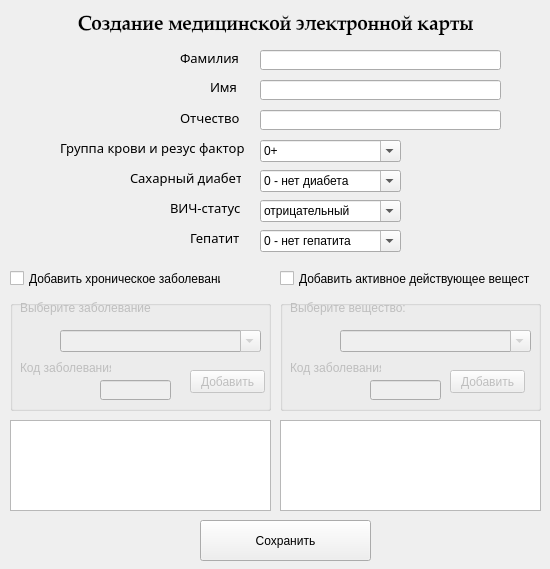
<?xml version="1.0" encoding="UTF-8"?>
<ui version="4.0">
 <class>write_data</class>
 <widget class="QDialog" name="write_data">
  <property name="geometry">
   <rect>
    <x>0</x>
    <y>0</y>
    <width>550</width>
    <height>569</height>
   </rect>
  </property>
  <property name="windowTitle">
   <string>Dialog</string>
  </property>
  <widget class="QLabel" name="title_label">
   <property name="geometry">
    <rect>
     <x>0</x>
     <y>0</y>
     <width>551</width>
     <height>51</height>
    </rect>
   </property>
   <property name="font">
    <font>
     <family>Palatino Linotype</family>
     <pointsize>15</pointsize>
     <weight>75</weight>
     <bold>true</bold>
    </font>
   </property>
   <property name="text">
    <string>Создание медицинской электронной карты</string>
   </property>
   <property name="alignment">
    <set>Qt::AlignCenter</set>
   </property>
  </widget>
  <widget class="QLabel" name="AB0_Rh_label">
   <property name="geometry">
    <rect>
     <x>60</x>
     <y>140</y>
     <width>191</width>
     <height>16</height>
    </rect>
   </property>
   <property name="font">
    <font>
     <family>MV Boli</family>
     <pointsize>10</pointsize>
    </font>
   </property>
   <property name="text">
    <string>Группа крови и резус фактор</string>
   </property>
  </widget>
  <widget class="QLabel" name="SD_label">
   <property name="geometry">
    <rect>
     <x>130</x>
     <y>170</y>
     <width>111</width>
     <height>16</height>
    </rect>
   </property>
   <property name="font">
    <font>
     <family>MV Boli</family>
     <pointsize>10</pointsize>
    </font>
   </property>
   <property name="text">
    <string>Сахарный диабет</string>
   </property>
  </widget>
  <widget class="QLabel" name="AID_label">
   <property name="geometry">
    <rect>
     <x>170</x>
     <y>200</y>
     <width>81</width>
     <height>16</height>
    </rect>
   </property>
   <property name="font">
    <font>
     <family>MV Boli</family>
     <pointsize>10</pointsize>
    </font>
   </property>
   <property name="text">
    <string>ВИЧ-статус</string>
   </property>
  </widget>
  <widget class="QLabel" name="H_label">
   <property name="geometry">
    <rect>
     <x>190</x>
     <y>230</y>
     <width>61</width>
     <height>16</height>
    </rect>
   </property>
   <property name="font">
    <font>
     <family>MV Boli</family>
     <pointsize>10</pointsize>
    </font>
   </property>
   <property name="text">
    <string>Гепатит</string>
   </property>
  </widget>
  <widget class="QComboBox" name="AB0_Rh_combo">
   <property name="geometry">
    <rect>
     <x>260</x>
     <y>140</y>
     <width>141</width>
     <height>22</height>
    </rect>
   </property>
   <property name="editable">
    <bool>true</bool>
   </property>
   <item>
    <property name="text">
     <string>0+</string>
    </property>
   </item>
   <item>
    <property name="text">
     <string>0-</string>
    </property>
   </item>
   <item>
    <property name="text">
     <string>A+</string>
    </property>
   </item>
   <item>
    <property name="text">
     <string>A-</string>
    </property>
   </item>
   <item>
    <property name="text">
     <string>B+</string>
    </property>
   </item>
   <item>
    <property name="text">
     <string>B-</string>
    </property>
   </item>
   <item>
    <property name="text">
     <string>AB+</string>
    </property>
   </item>
   <item>
    <property name="text">
     <string>AB-</string>
    </property>
   </item>
  </widget>
  <widget class="QComboBox" name="SD_combo">
   <property name="geometry">
    <rect>
     <x>260</x>
     <y>170</y>
     <width>141</width>
     <height>22</height>
    </rect>
   </property>
   <property name="editable">
    <bool>true</bool>
   </property>
   <item>
    <property name="text">
     <string>0 - нет диабета</string>
    </property>
   </item>
   <item>
    <property name="text">
     <string>диабет 1-го типа</string>
    </property>
   </item>
   <item>
    <property name="text">
     <string>диабет 2-го типа</string>
    </property>
   </item>
  </widget>
  <widget class="QComboBox" name="AID_combo">
   <property name="geometry">
    <rect>
     <x>260</x>
     <y>200</y>
     <width>141</width>
     <height>22</height>
    </rect>
   </property>
   <property name="editable">
    <bool>true</bool>
   </property>
   <item>
    <property name="text">
     <string>отрицательный</string>
    </property>
   </item>
   <item>
    <property name="text">
     <string>положительный</string>
    </property>
   </item>
  </widget>
  <widget class="QComboBox" name="H_combo">
   <property name="geometry">
    <rect>
     <x>260</x>
     <y>230</y>
     <width>141</width>
     <height>22</height>
    </rect>
   </property>
   <property name="editable">
    <bool>true</bool>
   </property>
   <item>
    <property name="text">
     <string>0 - нет гепатита</string>
    </property>
   </item>
   <item>
    <property name="text">
     <string>A</string>
    </property>
   </item>
   <item>
    <property name="text">
     <string>B</string>
    </property>
   </item>
   <item>
    <property name="text">
     <string>C</string>
    </property>
   </item>
   <item>
    <property name="text">
     <string>D</string>
    </property>
   </item>
   <item>
    <property name="text">
     <string>E</string>
    </property>
   </item>
   <item>
    <property name="text">
     <string>F</string>
    </property>
   </item>
   <item>
    <property name="text">
     <string>G</string>
    </property>
   </item>
  </widget>
  <widget class="QCheckBox" name="HZ_check">
   <property name="geometry">
    <rect>
     <x>10</x>
     <y>270</y>
     <width>211</width>
     <height>17</height>
    </rect>
   </property>
   <property name="text">
    <string>Добавить хроническое заболевание</string>
   </property>
  </widget>
  <widget class="QGroupBox" name="HZ_group">
   <property name="enabled">
    <bool>false</bool>
   </property>
   <property name="geometry">
    <rect>
     <x>10</x>
     <y>300</y>
     <width>261</width>
     <height>111</height>
    </rect>
   </property>
   <property name="title">
    <string/>
   </property>
   <widget class="QComboBox" name="HZ_combo">
    <property name="geometry">
     <rect>
      <x>50</x>
      <y>30</y>
      <width>201</width>
      <height>22</height>
     </rect>
    </property>
    <property name="editable">
     <bool>true</bool>
    </property>
   </widget>
   <widget class="QLabel" name="label">
    <property name="geometry">
     <rect>
      <x>10</x>
      <y>0</y>
      <width>131</width>
      <height>16</height>
     </rect>
    </property>
    <property name="text">
     <string>Выберите заболевание:</string>
    </property>
   </widget>
   <widget class="QPushButton" name="HZ_button">
    <property name="geometry">
     <rect>
      <x>180</x>
      <y>70</y>
      <width>75</width>
      <height>23</height>
     </rect>
    </property>
    <property name="text">
     <string>Добавить</string>
    </property>
   </widget>
   <widget class="QLabel" name="label_2">
    <property name="geometry">
     <rect>
      <x>10</x>
      <y>60</y>
      <width>91</width>
      <height>16</height>
     </rect>
    </property>
    <property name="text">
     <string>Код заболевания:</string>
    </property>
   </widget>
   <widget class="QLineEdit" name="HZ_edit">
    <property name="geometry">
     <rect>
      <x>90</x>
      <y>80</y>
      <width>71</width>
      <height>20</height>
     </rect>
    </property>
    <property name="readOnly">
     <bool>true</bool>
    </property>
   </widget>
  </widget>
  <widget class="QListWidget" name="HZ_list">
   <property name="enabled">
    <bool>true</bool>
   </property>
   <property name="geometry">
    <rect>
     <x>10</x>
     <y>420</y>
     <width>261</width>
     <height>91</height>
    </rect>
   </property>
  </widget>
  <widget class="QCheckBox" name="AS_check">
   <property name="geometry">
    <rect>
     <x>280</x>
     <y>270</y>
     <width>251</width>
     <height>17</height>
    </rect>
   </property>
   <property name="text">
    <string>Добавить активное действующее вещество</string>
   </property>
  </widget>
  <widget class="QGroupBox" name="AS_group">
   <property name="enabled">
    <bool>false</bool>
   </property>
   <property name="geometry">
    <rect>
     <x>280</x>
     <y>300</y>
     <width>261</width>
     <height>111</height>
    </rect>
   </property>
   <property name="title">
    <string/>
   </property>
   <widget class="QComboBox" name="AS_combo">
    <property name="geometry">
     <rect>
      <x>60</x>
      <y>30</y>
      <width>191</width>
      <height>22</height>
     </rect>
    </property>
    <property name="editable">
     <bool>true</bool>
    </property>
   </widget>
   <widget class="QLabel" name="label_3">
    <property name="geometry">
     <rect>
      <x>10</x>
      <y>0</y>
      <width>131</width>
      <height>16</height>
     </rect>
    </property>
    <property name="text">
     <string>Выберите вещество:</string>
    </property>
   </widget>
   <widget class="QLabel" name="label_4">
    <property name="geometry">
     <rect>
      <x>10</x>
      <y>60</y>
      <width>91</width>
      <height>16</height>
     </rect>
    </property>
    <property name="text">
     <string>Код заболевания:</string>
    </property>
   </widget>
   <widget class="QLineEdit" name="AS_edit">
    <property name="geometry">
     <rect>
      <x>90</x>
      <y>80</y>
      <width>71</width>
      <height>20</height>
     </rect>
    </property>
    <property name="readOnly">
     <bool>true</bool>
    </property>
   </widget>
   <widget class="QPushButton" name="AS_button">
    <property name="geometry">
     <rect>
      <x>170</x>
      <y>70</y>
      <width>75</width>
      <height>23</height>
     </rect>
    </property>
    <property name="text">
     <string>Добавить</string>
    </property>
   </widget>
  </widget>
  <widget class="QListWidget" name="AS_list">
   <property name="geometry">
    <rect>
     <x>280</x>
     <y>420</y>
     <width>261</width>
     <height>91</height>
    </rect>
   </property>
  </widget>
  <widget class="QPushButton" name="Write_on_card">
   <property name="geometry">
    <rect>
     <x>200</x>
     <y>520</y>
     <width>171</width>
     <height>41</height>
    </rect>
   </property>
   <property name="text">
    <string>Сохранить</string>
   </property>
  </widget>
  <widget class="QLineEdit" name="Name_line">
   <property name="geometry">
    <rect>
     <x>260</x>
     <y>80</y>
     <width>241</width>
     <height>20</height>
    </rect>
   </property>
  </widget>
  <widget class="QLineEdit" name="MN_line">
   <property name="geometry">
    <rect>
     <x>260</x>
     <y>110</y>
     <width>241</width>
     <height>20</height>
    </rect>
   </property>
  </widget>
  <widget class="QLabel" name="label_5">
   <property name="geometry">
    <rect>
     <x>180</x>
     <y>50</y>
     <width>61</width>
     <height>16</height>
    </rect>
   </property>
   <property name="font">
    <font>
     <family>MV Boli</family>
     <pointsize>10</pointsize>
    </font>
   </property>
   <property name="text">
    <string>Фамилия</string>
   </property>
  </widget>
  <widget class="QLabel" name="label_7">
   <property name="geometry">
    <rect>
     <x>180</x>
     <y>110</y>
     <width>61</width>
     <height>16</height>
    </rect>
   </property>
   <property name="font">
    <font>
     <family>MV Boli</family>
     <pointsize>10</pointsize>
    </font>
   </property>
   <property name="text">
    <string>Отчество</string>
   </property>
  </widget>
  <widget class="QLineEdit" name="Surname_line">
   <property name="geometry">
    <rect>
     <x>260</x>
     <y>50</y>
     <width>241</width>
     <height>20</height>
    </rect>
   </property>
  </widget>
  <widget class="QLabel" name="label_6">
   <property name="geometry">
    <rect>
     <x>210</x>
     <y>80</y>
     <width>47</width>
     <height>13</height>
    </rect>
   </property>
   <property name="font">
    <font>
     <family>MV Boli</family>
     <pointsize>10</pointsize>
    </font>
   </property>
   <property name="text">
    <string>Имя</string>
   </property>
  </widget>
 </widget>
 <resources/>
 <connections/>
</ui>
